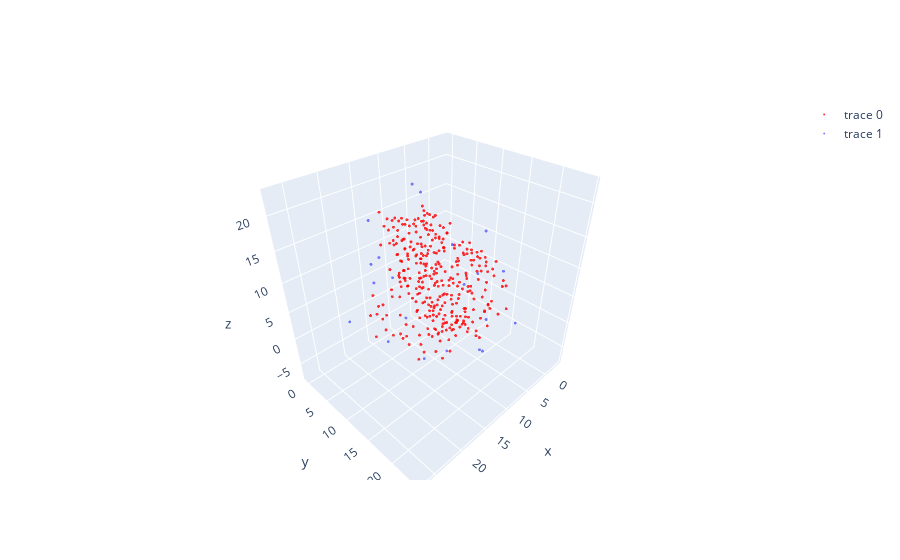

Notebook code cell kept with this figure:
### Code cell
# KMeans 클러스터링으로 좌표를 1/2로 줄임

from sklearn.cluster import KMeans

cluster_num = int(len(df_coordinates_filtered)/2)

# KMeans 객체 생성
kmeans = KMeans(n_clusters=cluster_num, random_state=0)

# 클러스터링 수행
kmeans.fit(df_coordinates_filtered)

# 클러스터 중심점을 데이터프레임으로 변환
df_centroids = pd.DataFrame(kmeans.cluster_centers_, columns=['x', 'y', 'z'])

print(len(df_centroids))
points_on_3d(df_protein, df_centroids)

### Figure 1 — Plotly figure (JSON) as saved in the notebook; plotly's stock layout.template omitted (floating-point values rounded to 4 significant figures; data arrays with more than 128 entries replaced by an {"elided": "..."} marker saying what was removed)
{"data": [{"marker": {"color": "red", "opacity": 0.8, "size": 1}, "mode": "markers", "type": "scatter3d", "x": {"elided": "327 float values"}, "y": {"elided": "327 float values"}, "z": {"elided": "327 float values"}}, {"marker": {"color": "blue", "opacity": 0.5, "size": 1}, "mode": "markers", "type": "scatter3d", "x": [9.403, 11.9, -3.097, 26.9, 13.57, 11.9, 4.403, 5.236, 20.24, -3.097, 1.903, 16.9, 4.403, -1.43, 6.903, 16.9, 21.9, 16.9, 9.403, 11.9, 11.9], "y": [-0.516, 19.48, 12.82, 12.82, 11.15, 14.48, -0.516, 16.15, 11.15, 4.484, 19.48, 4.484, 14.48, 2.817, -0.516, 4.484, 11.15, 24.48, 19.48, -0.516, 9.484], "z": [2.578, 13.83, 4.245, 10.91, 22.58, -2.422, 17.58, -5.755, 2.578, -2.422, 0.078, 17.58, 15.08, 5.911, -7.422, 7.578, 15.91, 7.578, 5.078, 7.578, -7.422]}], "layout": {}}
